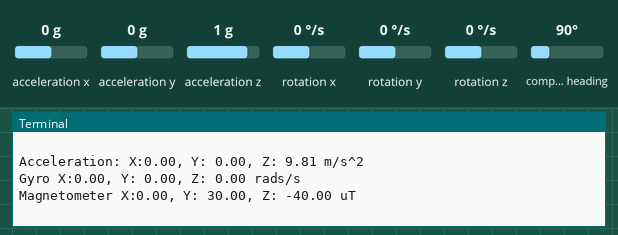
This program was run on a simulated Raspberry Pi (BCM pin numbers). On the bench: the last lines printed to the terminal. The inputs (shaded band) are chosen by the test bench; at power-on: acceleration x 0 g, acceleration y 0 g, acceleration z 1 g, rotation x 0 °/s, rotation y 0 °/s, rotation z 0 °/s, compass heading 90°.

Above: at 1.2 s.
1.3 s: acceleration x set to -1.4 g
2.8 s: acceleration y set to -1.4 g
4.3 s: acceleration z set to -1.4 g
5.8 s: rotation x set to -192 °/s
At 6.4 s:
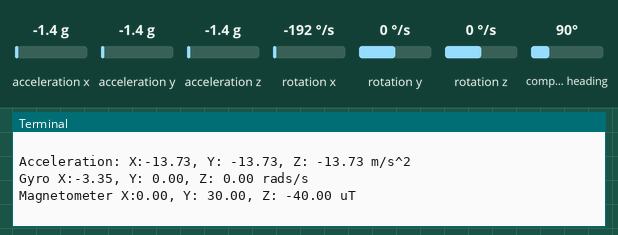
7.3 s: rotation y set to -192 °/s
At 7.9 s:
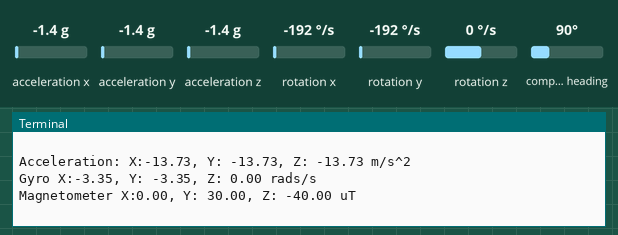

Measured:
- after the input at 5.8 s, the terminal: prints a new line after 0.23 s (image 1)
- after the input at 7.3 s, the terminal: prints a new line after 0.23 s (image 2)

The program:

main2.py
```python
import time
import board
import adafruit_icm20x

i2c = board.I2C()  # uses board.SCL and board.SDA
icm = adafruit_icm20x.ICM20948(i2c, address=0x68)

while True:
    print(f"Acceleration: X:%.2f, Y: %.2f, Z: %.2f m/s^2" % (icm.acceleration))
    print(f"Gyro X:%.2f, Y: %.2f, Z: %.2f rads/s" % (icm.gyro))
    print(f"Magnetometer X:%.2f, Y: %.2f, Z: %.2f uT" % (icm.magnetic))
    print("")
    time.sleep(0.5)
```
